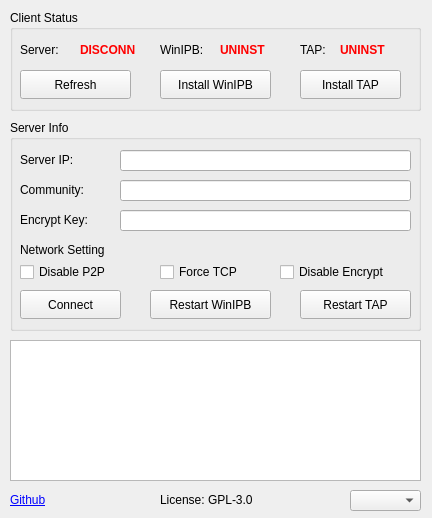
<?xml version="1.0" encoding="UTF-8"?>
<ui version="4.0">
 <class>CivRIP</class>
 <widget class="QMainWindow" name="CivRIP">
  <property name="geometry">
   <rect>
    <x>0</x>
    <y>0</y>
    <width>432</width>
    <height>518</height>
   </rect>
  </property>
  <property name="sizePolicy">
   <sizepolicy hsizetype="Preferred" vsizetype="Preferred">
    <horstretch>0</horstretch>
    <verstretch>0</verstretch>
   </sizepolicy>
  </property>
  <property name="minimumSize">
   <size>
    <width>432</width>
    <height>518</height>
   </size>
  </property>
  <property name="maximumSize">
   <size>
    <width>432</width>
    <height>518</height>
   </size>
  </property>
  <property name="windowTitle">
   <string>CivRIP</string>
  </property>
  <widget class="QWidget" name="centralwidget">
   <widget class="QGroupBox" name="groupBox">
    <property name="geometry">
     <rect>
      <x>10</x>
      <y>120</y>
      <width>411</width>
      <height>211</height>
     </rect>
    </property>
    <property name="title">
     <string>Server Info</string>
    </property>
    <widget class="QLabel" name="label">
     <property name="geometry">
      <rect>
       <x>10</x>
       <y>30</y>
       <width>71</width>
       <height>20</height>
      </rect>
     </property>
     <property name="text">
      <string>Server IP:</string>
     </property>
    </widget>
    <widget class="QLineEdit" name="ip">
     <property name="geometry">
      <rect>
       <x>110</x>
       <y>30</y>
       <width>291</width>
       <height>21</height>
      </rect>
     </property>
     <property name="frame">
      <bool>true</bool>
     </property>
    </widget>
    <widget class="QPushButton" name="pushButton">
     <property name="geometry">
      <rect>
       <x>140</x>
       <y>170</y>
       <width>121</width>
       <height>29</height>
      </rect>
     </property>
     <property name="text">
      <string>Restart WinIPB</string>
     </property>
    </widget>
    <widget class="QPushButton" name="pushButton_2">
     <property name="geometry">
      <rect>
       <x>290</x>
       <y>170</y>
       <width>111</width>
       <height>29</height>
      </rect>
     </property>
     <property name="text">
      <string>Restart TAP</string>
     </property>
    </widget>
    <widget class="QPushButton" name="connect">
     <property name="geometry">
      <rect>
       <x>10</x>
       <y>170</y>
       <width>101</width>
       <height>29</height>
      </rect>
     </property>
     <property name="text">
      <string>Connect</string>
     </property>
    </widget>
    <widget class="QLabel" name="label_8">
     <property name="geometry">
      <rect>
       <x>10</x>
       <y>120</y>
       <width>151</width>
       <height>20</height>
      </rect>
     </property>
     <property name="text">
      <string>Network Setting</string>
     </property>
    </widget>
    <widget class="QCheckBox" name="p2p">
     <property name="geometry">
      <rect>
       <x>10</x>
       <y>140</y>
       <width>131</width>
       <height>24</height>
      </rect>
     </property>
     <property name="text">
      <string>Disable P2P</string>
     </property>
    </widget>
    <widget class="QCheckBox" name="tcp">
     <property name="geometry">
      <rect>
       <x>150</x>
       <y>140</y>
       <width>111</width>
       <height>24</height>
      </rect>
     </property>
     <property name="text">
      <string>Force TCP</string>
     </property>
     <property name="iconSize">
      <size>
       <width>19</width>
       <height>19</height>
      </size>
     </property>
     <property name="tristate">
      <bool>false</bool>
     </property>
    </widget>
    <widget class="QCheckBox" name="enc">
     <property name="geometry">
      <rect>
       <x>270</x>
       <y>140</y>
       <width>131</width>
       <height>24</height>
      </rect>
     </property>
     <property name="text">
      <string>Disable Encrypt</string>
     </property>
    </widget>
    <widget class="QLabel" name="label_9">
     <property name="geometry">
      <rect>
       <x>10</x>
       <y>60</y>
       <width>91</width>
       <height>20</height>
      </rect>
     </property>
     <property name="text">
      <string>Community:</string>
     </property>
    </widget>
    <widget class="QLineEdit" name="community">
     <property name="geometry">
      <rect>
       <x>110</x>
       <y>60</y>
       <width>291</width>
       <height>21</height>
      </rect>
     </property>
     <property name="frame">
      <bool>true</bool>
     </property>
    </widget>
    <widget class="QLabel" name="label_10">
     <property name="geometry">
      <rect>
       <x>10</x>
       <y>90</y>
       <width>91</width>
       <height>20</height>
      </rect>
     </property>
     <property name="text">
      <string>Encrypt Key:</string>
     </property>
    </widget>
    <widget class="QLineEdit" name="key">
     <property name="geometry">
      <rect>
       <x>110</x>
       <y>90</y>
       <width>291</width>
       <height>21</height>
      </rect>
     </property>
     <property name="frame">
      <bool>true</bool>
     </property>
    </widget>
   </widget>
   <widget class="QGroupBox" name="groupBox_2">
    <property name="geometry">
     <rect>
      <x>10</x>
      <y>10</y>
      <width>411</width>
      <height>101</height>
     </rect>
    </property>
    <property name="title">
     <string>Client Status</string>
    </property>
    <property name="flat">
     <bool>false</bool>
    </property>
    <widget class="QLabel" name="label_2">
     <property name="geometry">
      <rect>
       <x>10</x>
       <y>30</y>
       <width>61</width>
       <height>20</height>
      </rect>
     </property>
     <property name="text">
      <string>Server:</string>
     </property>
    </widget>
    <widget class="QLabel" name="status_connect">
     <property name="geometry">
      <rect>
       <x>70</x>
       <y>30</y>
       <width>71</width>
       <height>20</height>
      </rect>
     </property>
     <property name="font">
      <font>
       <bold>true</bold>
      </font>
     </property>
     <property name="styleSheet">
      <string notr="true">color: rgb(255, 0, 0);</string>
     </property>
     <property name="text">
      <string>DISCONN</string>
     </property>
    </widget>
    <widget class="QLabel" name="status_winipb">
     <property name="geometry">
      <rect>
       <x>210</x>
       <y>30</y>
       <width>71</width>
       <height>20</height>
      </rect>
     </property>
     <property name="font">
      <font>
       <bold>true</bold>
      </font>
     </property>
     <property name="styleSheet">
      <string notr="true">color: rgb(255, 0, 0);</string>
     </property>
     <property name="text">
      <string>UNINST</string>
     </property>
    </widget>
    <widget class="QLabel" name="label_4">
     <property name="geometry">
      <rect>
       <x>150</x>
       <y>30</y>
       <width>61</width>
       <height>20</height>
      </rect>
     </property>
     <property name="text">
      <string>WinIPB:</string>
     </property>
    </widget>
    <widget class="QLabel" name="status_tap">
     <property name="geometry">
      <rect>
       <x>330</x>
       <y>30</y>
       <width>71</width>
       <height>20</height>
      </rect>
     </property>
     <property name="font">
      <font>
       <bold>true</bold>
      </font>
     </property>
     <property name="styleSheet">
      <string notr="true">color: rgb(255, 0, 0);</string>
     </property>
     <property name="text">
      <string>UNINST</string>
     </property>
    </widget>
    <widget class="QLabel" name="label_6">
     <property name="geometry">
      <rect>
       <x>290</x>
       <y>30</y>
       <width>41</width>
       <height>20</height>
      </rect>
     </property>
     <property name="text">
      <string>TAP:</string>
     </property>
    </widget>
    <widget class="QPushButton" name="pushButton_4">
     <property name="geometry">
      <rect>
       <x>10</x>
       <y>60</y>
       <width>111</width>
       <height>29</height>
      </rect>
     </property>
     <property name="text">
      <string>Refresh</string>
     </property>
    </widget>
    <widget class="QPushButton" name="pushButton_5">
     <property name="geometry">
      <rect>
       <x>150</x>
       <y>60</y>
       <width>111</width>
       <height>29</height>
      </rect>
     </property>
     <property name="text">
      <string>Install WinIPB</string>
     </property>
    </widget>
    <widget class="QPushButton" name="pushButton_6">
     <property name="geometry">
      <rect>
       <x>290</x>
       <y>60</y>
       <width>101</width>
       <height>29</height>
      </rect>
     </property>
     <property name="text">
      <string>Install TAP</string>
     </property>
    </widget>
   </widget>
   <widget class="QTextEdit" name="output">
    <property name="geometry">
     <rect>
      <x>10</x>
      <y>340</y>
      <width>411</width>
      <height>141</height>
     </rect>
    </property>
    <property name="readOnly">
     <bool>true</bool>
    </property>
   </widget>
   <widget class="QLabel" name="label_5">
    <property name="geometry">
     <rect>
      <x>10</x>
      <y>490</y>
      <width>51</width>
      <height>20</height>
     </rect>
    </property>
    <property name="text">
     <string>&lt;html&gt;&lt;head/&gt;&lt;body&gt;&lt;p&gt;&lt;a href=&quot;https://github.com/mxwxz/civrip/&quot;&gt;&lt;span style=&quot; text-decoration: underline; color:#0000ff;&quot;&gt;Github&lt;/span&gt;&lt;/a&gt;&lt;/p&gt;&lt;/body&gt;&lt;/html&gt;</string>
    </property>
    <property name="openExternalLinks">
     <bool>true</bool>
    </property>
   </widget>
   <widget class="QLabel" name="label_7">
    <property name="geometry">
     <rect>
      <x>160</x>
      <y>490</y>
      <width>111</width>
      <height>20</height>
     </rect>
    </property>
    <property name="text">
     <string>License: GPL-3.0</string>
    </property>
   </widget>
   <widget class="QComboBox" name="lang">
    <property name="geometry">
     <rect>
      <x>350</x>
      <y>490</y>
      <width>71</width>
      <height>21</height>
     </rect>
    </property>
    <property name="layoutDirection">
     <enum>Qt::LeftToRight</enum>
    </property>
   </widget>
  </widget>
 </widget>
 <tabstops>
  <tabstop>ip</tabstop>
  <tabstop>community</tabstop>
  <tabstop>key</tabstop>
  <tabstop>connect</tabstop>
  <tabstop>p2p</tabstop>
  <tabstop>tcp</tabstop>
  <tabstop>enc</tabstop>
  <tabstop>pushButton</tabstop>
  <tabstop>pushButton_2</tabstop>
  <tabstop>pushButton_4</tabstop>
  <tabstop>pushButton_5</tabstop>
  <tabstop>pushButton_6</tabstop>
  <tabstop>lang</tabstop>
  <tabstop>output</tabstop>
 </tabstops>
 <resources/>
 <connections/>
</ui>
